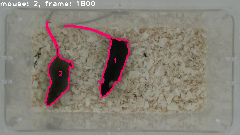
#> input picture images/drawed_countours.png, 240 x 135 px, given in place of 00050.mp4, which was not available
$ python main.py
#> lines starting #> are read from the running program, lines starting #| are printed output that depends on the picture; after the words box and inside, x2 and y2 are one past the last pixel; in counts of white or black regions, pixels touching at a corner belong together; pictures that were not available may be replaced by others from this repository, and a replacement may not be noted
import cv2

# 動画
LOAD_FILE = 'movie/00050.mp4'
SAVE_FILE = 'movie/00050-trimed.mp4'
THRESHED_SAVE_FILE = 'movie/00050-threshed.mp4'

# ねずみの設定
MOUSE_THRESHOLD = 64
MOUSE_SIZE = 2000

# ぼかしの強さ
BLUR = 15

# 速度
SPEED = 1

CAPTURE = cv2.VideoCapture(LOAD_FILE)
WIDTH = int(CAPTURE.get(cv2.CAP_PROP_FRAME_WIDTH))
HEIGHT = int(CAPTURE.get(cv2.CAP_PROP_FRAME_HEIGHT))
FOURCC = int(CAPTURE.get(cv2.CAP_PROP_FOURCC))
COUNT = int(CAPTURE.get(cv2.CAP_PROP_FRAME_COUNT))
FPS = CAPTURE.get(cv2.CAP_PROP_FPS) / 2
SAVED_FPS = FPS / SPEED
DURATION = COUNT / FPS
WRITER = cv2.VideoWriter(SAVE_FILE, FOURCC, SAVED_FPS, (WIDTH, HEIGHT), 1)
THRESHED_WRITER = cv2.VideoWriter(THRESHED_SAVE_FILE, FOURCC, SAVED_FPS, (WIDTH, HEIGHT), 0)

print(f'入力元：{LOAD_FILE}')
print(f'出力先：{SAVE_FILE}')
print(f'マウスの黒さ：{MOUSE_THRESHOLD}/255')
print(f'マウスの大きさ：{MOUSE_SIZE}ピクセル')
print(f'動画の大きさ（幅×高さ）：{WIDTH} × {HEIGHT}')
print(f'フォーマット：{FOURCC:x}')
print(f'フレーム数：{COUNT}')
print(f'FPS：{FPS}')
print(f'動画の長さ（秒）：{DURATION}')

for frame_index in range(COUNT):
    valid, frame = CAPTURE.read()
    if valid == False:
        break
    if frame_index % 100 == 0:
        print(f'処理：{COUNT}フレームのうち{frame_index}フレーム（{frame_index / FPS:.3f}秒）を処理しました。')
    if frame_index % SPEED != 0:
        continue
    gray_frame = cv2.cvtColor(frame, cv2.COLOR_BGR2GRAY)
    blured_frame = cv2.GaussianBlur(gray_frame, (BLUR, BLUR), 0)
    _, threshed_frame = cv2.threshold(blured_frame, MOUSE_THRESHOLD, 255, cv2.THRESH_BINARY)
    negative_frame = cv2.bitwise_not(threshed_frame)
    contours, hierarchy = cv2.findContours(negative_frame, cv2.RETR_EXTERNAL, cv2.CHAIN_APPROX_SIMPLE)
    filtered_contours = list(filter(lambda contour: cv2.contourArea(contour) > MOUSE_SIZE, contours))
    MOUSE_COUNT = len(filtered_contours)
    cv2.putText(frame, f'mouse: {MOUSE_COUNT}, frame: {frame_index}', (0, 50), cv2.FONT_HERSHEY_PLAIN, 4, (255, 255, 255), 5, cv2.LINE_AA)
    cv2.drawContours(frame, filtered_contours, -1, (102, 0, 255), 2)
    for i, contour in enumerate(filtered_contours):
        m = cv2.moments(contour)
        x, y = m['m10'] / m['m00'], m['m01'] / m['m00']
        x, y = round(x), round(y)
        cv2.putText(frame, f'{i + 1}', (x, y), cv2.FONT_HERSHEY_PLAIN, 4, (102, 0, 255), 5, cv2.LINE_AA)
    if (MOUSE_COUNT != 0 and MOUSE_COUNT != 2):
        WRITER.write(frame)
    THRESHED_WRITER.write(negative_frame)
#> this loop made 1 pass
#> MOUSE_COUNT on pass 1: 0
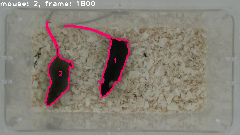
#> input picture images/drawed_countours.png, 240 x 135 px, given in place of 00050.mp4, which was not available
#> pass 1, `gray_frame = cv2.cvtColor(frame, cv2.COLOR_BGR2GRAY)`:
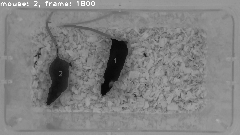
#> gray_frame: shape (135, 240); min 6, max 255, mean 128.5
#> pass 1, `blured_frame = cv2.GaussianBlur(gray_frame, (BLUR, BLUR), 0)`:
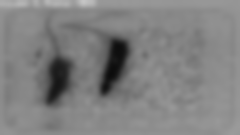
#> blured_frame: shape (135, 240); min 12, max 197, mean 128.5
#> pass 1, `_, threshed_frame = cv2.threshold(blured_frame, MOUSE_THRESHOLD, 255, ..`:
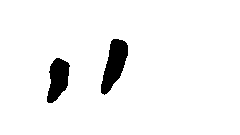
#> threshed_frame: shape (135, 240); 95.2% white; 2 black regions, box (x1, y1, x2, y2) and area: (101, 39, 128, 95) 857, (47, 58, 70, 103) 687
#> after the loop:
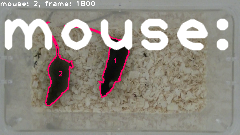
#> frame: shape (135, 240, 3); mean B, G, R 132.2, 141, 146.6

WRITER.release()
THRESHED_WRITER.release()
CAPTURE.release()
cv2.destroyAllWindows()
